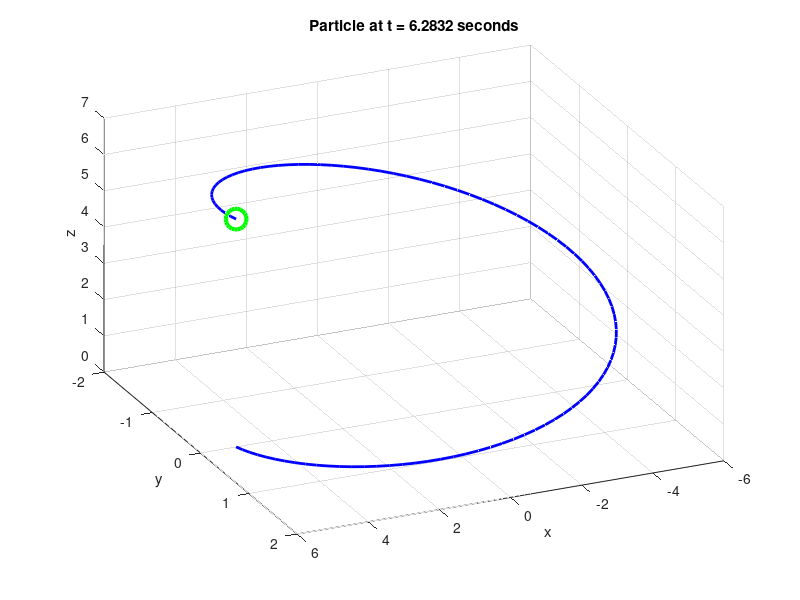

Write the MATLAB code that produced this figure. (Note: this script raises an error after producing the figure.)
clear 
clc
close all

%% Step 1: Generate Data
t = linspace(0, 2*pi, 100);
x = 5*cos(t);
y = 2*sin(t);
z = t;

%% Step 2: Draw/Render the Scenario
figh = figure;

for k=1:length(t)
    %Wipe the slate clean so we are plotting with a blank figure
    clf
    
    %Extract the data at the current time
    t_k = t(k);
    x_k = x(k);
    y_k = y(k);
    z_k = z(k);
    
    %Plot the current location of the particle
    plot3(x_k, y_k, z_k, 'go', 'LineWidth', 3, 'MarkerSize', 15)
    
    %Plot the entire trajectory
    hold on
    plot3(x, y, z, 'b-', 'LineWidth', 2)
    
    %Decorate the plot
    grid on
    xlabel('x')
    ylabel('y')
    zlabel('z')
    title(['Particle at t = ', num2str(t_k), ' seconds']);
    
    %view([30 35]) % static view
    view([30+20*t_k 35]) % rotating view
    
    %Force MATLAB to draw the image at this point
    %drawnow
    
    %Lower FPS
    %pause(0.2)
    
    %Pretty much does drawnow but also returns a bit map (matrix of all values in current time)
    movieVector(k) = getframe(figh, [10 10 520 400]); %100 bitmaps saved into a single vector ("struct with fields")
end

%% Step 3: Save the Movie
%myWriter = VideoWriter('curve'); %default AVI
myWriter = VideoWriter('curve', 'MPEG-4');
myWriter.FrameRate = 20;

%Open the VideoWriter object, write the movie, and close the file
open(myWriter);
writeVideo(myWriter, movieVector);
close(myWriter);

